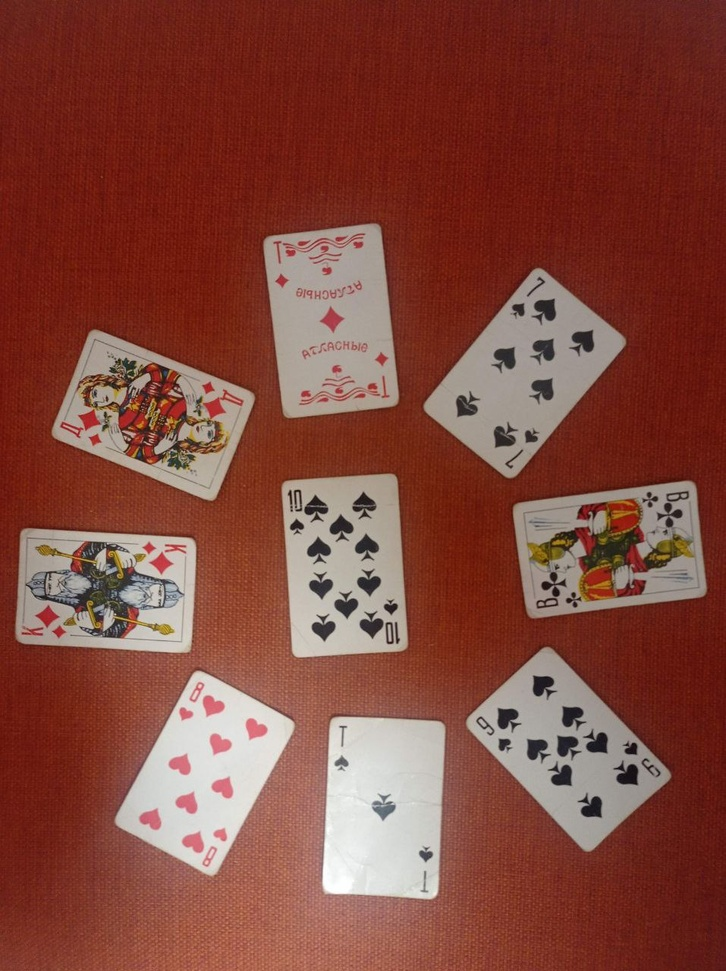
//> input picture task8/image.jpeg, 726 x 971 px, shrunk from 957 x 1280 before the run
$ ./main   (built with g++ and OpenCV 4)
//> lines starting //> are read from the running program, lines starting //| are printed output that depends on the picture; after the words box and inside, x2 and y2 are one past the last pixel; in counts of white or black regions, pixels touching at a corner belong together
#include <iostream>
#include <string>
#include <opencv2/core.hpp>
#include <opencv2/imgproc.hpp>
#include <opencv2/highgui.hpp>

int main( void ){
    cv::Mat image = cv::imread("./image.jpeg", cv::IMREAD_COLOR);
//> image is the input picture: 971 rows x 726 cols, CV_8UC3; mean B, G, R 59.8, 71.4, 130.2

    if(image.empty())
    {
        std::cout << "Could not read the image \n";
        return 1;
    }
    cv::Size size = image.size();
//> size = Size(726, 971)

    cv::Mat croppImage1 = image(cv::Rect(0, 0, size.width / 2, size.height / 2));
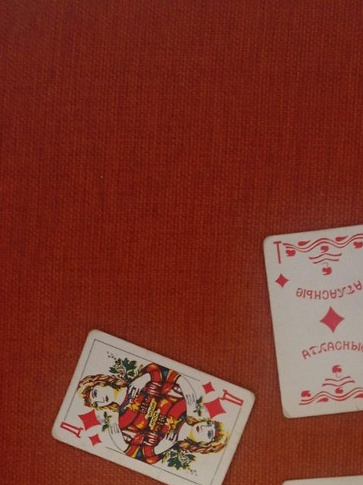
//> croppImage1: 485 rows x 363 cols, CV_8UC3; mean B, G, R 40.8, 53.4, 122.3
    cv::Mat croppImage2 = image(cv::Rect(size.width / 2, 0, size.width / 2, size.height / 2));
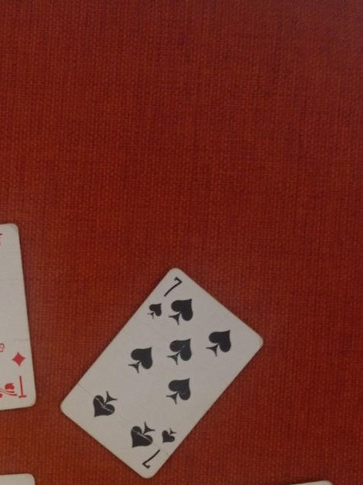
//> croppImage2: 485 rows x 363 cols, CV_8UC3; mean B, G, R 36.4, 46.5, 112.7
    cv::Mat croppImage3 = image(cv::Rect(0, size.height / 2, size.width / 2, size.height / 2));
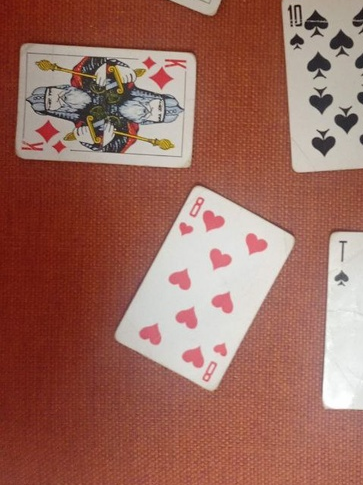
//> croppImage3: 485 rows x 363 cols, CV_8UC3; mean B, G, R 93, 105.3, 155.6
    cv::Mat croppImage4 = image(cv::Rect(size.width / 2, size.height / 2, size.width / 2, size.height / 2));
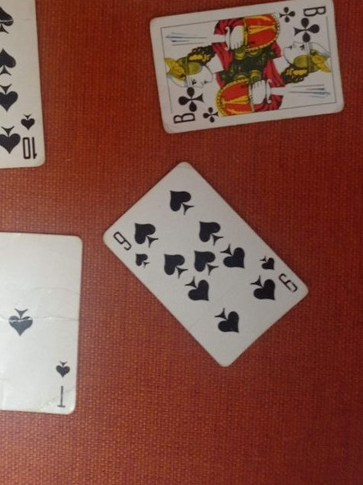
//> croppImage4: 485 rows x 363 cols, CV_8UC3; mean B, G, R 69.2, 80.5, 130


    cv::Mat mask = cv::Mat::zeros(image.size(), image.type());
    cv::Mat dstImage = cv::Mat::zeros(image.size(), image.type());
    cv::circle(mask, cv::Point(mask.cols/2, mask.rows/2), 200, cv::Scalar(255, 255, 255), -1, 8, 0);
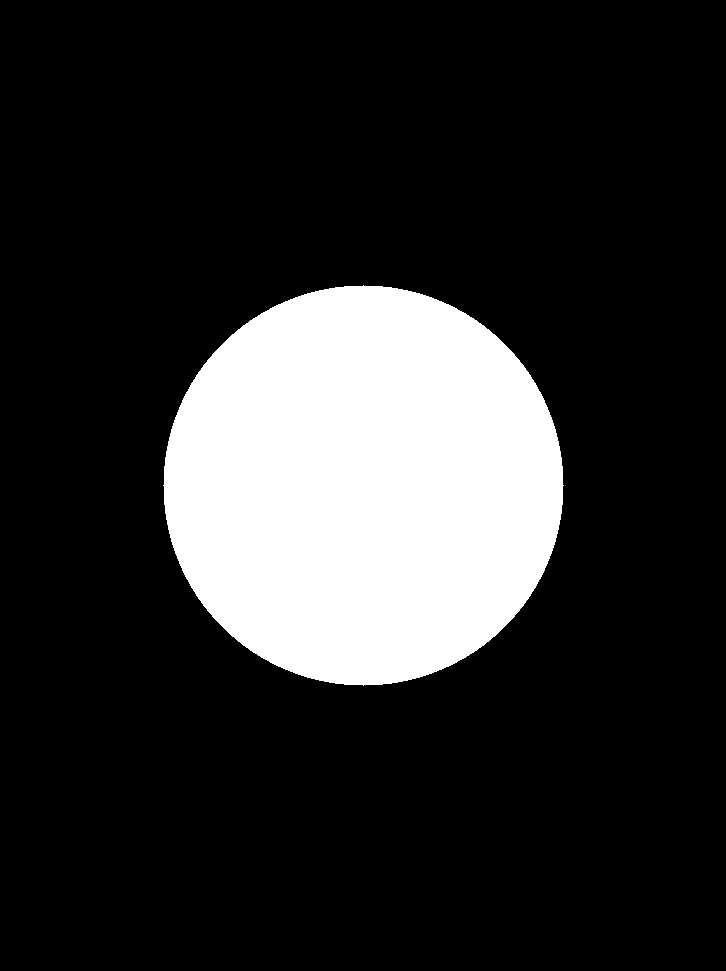
//> mask: 971 rows x 726 cols, CV_8UC3; 17.8% white; 1 white region, box (x1, y1, x2, y2) and area: (163, 285, 564, 686) 125629
    image.copyTo(dstImage, mask);
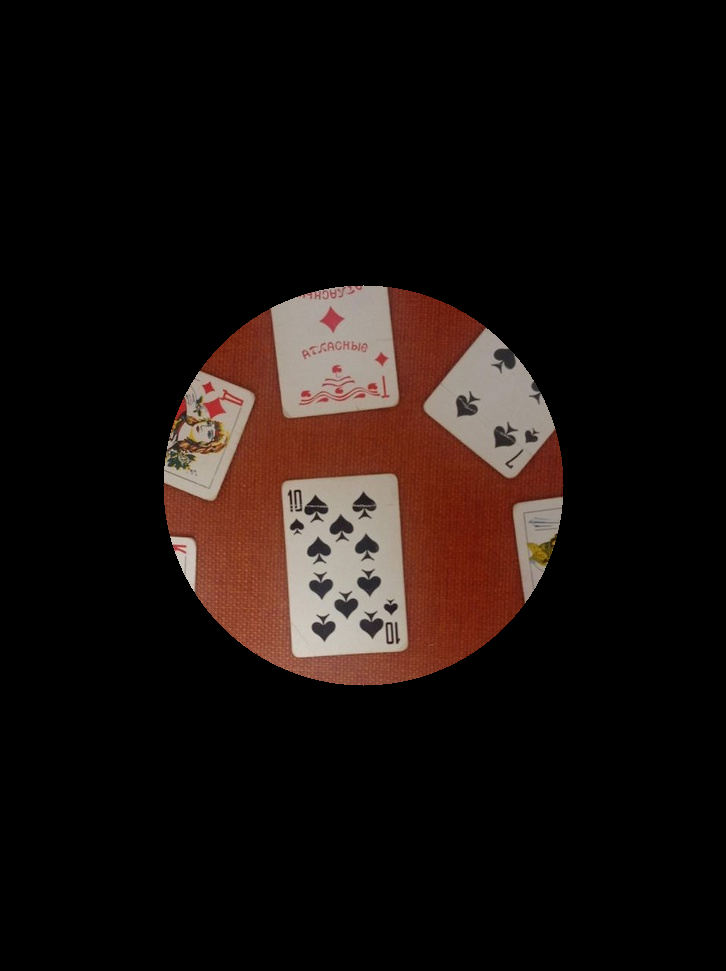
//> dstImage: 971 rows x 726 cols, CV_8UC3; mean B, G, R 13.8, 16.6, 24.8

    cv::imshow("title0", dstImage);
    cv::imshow("title1", croppImage1);
    cv::imshow("title2", croppImage2);
    cv::imshow("title3", croppImage3);
    cv::imshow("title4", croppImage4);
    cv::moveWindow("title", 0, 200 );
    cv::waitKey( 0 );
    return(0);
}
